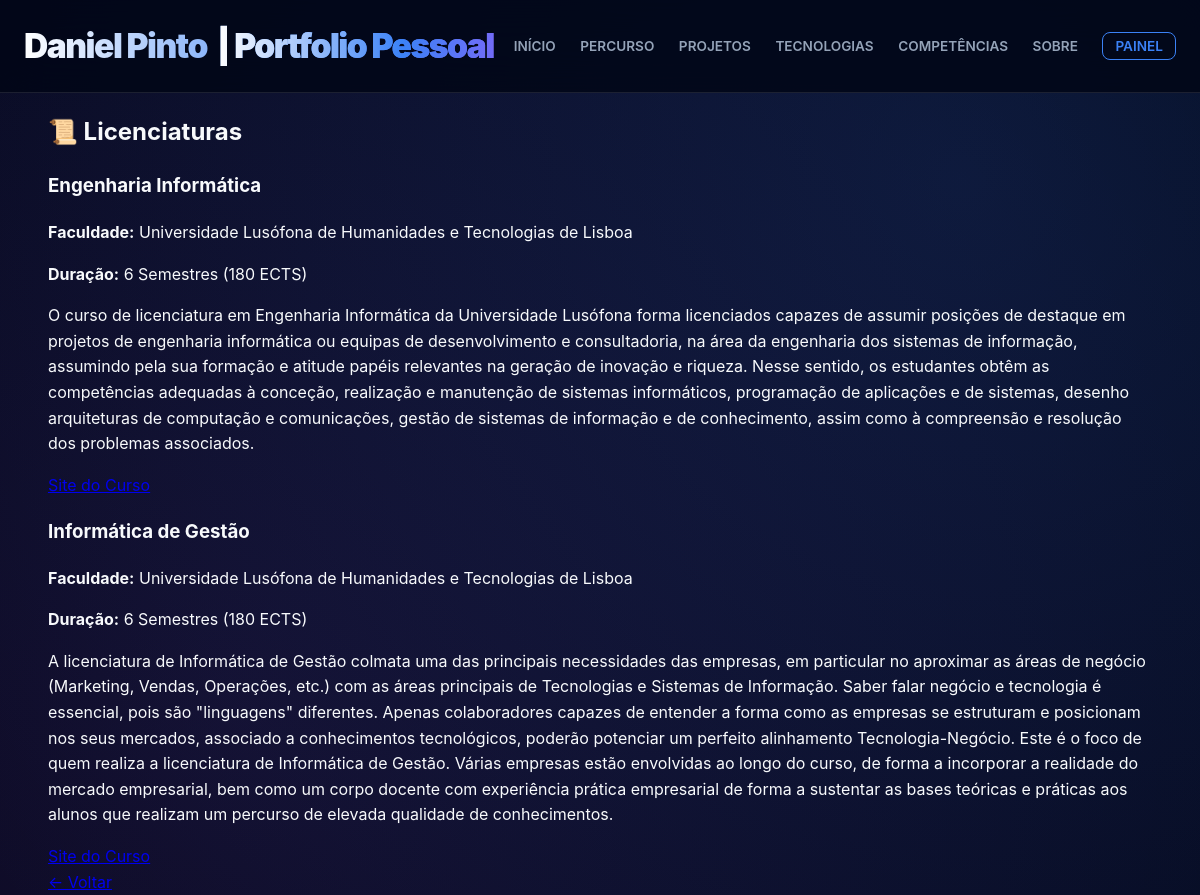
The app's page /licenciaturas/ with its own data.
### portfolioPessoal/models.py (models this page shows, shortened)
class Licenciatura(models.Model):
    nomeCurso = models.CharField(max_length=200, primary_key=True, verbose_name="Curso")
    descricaoCurso = models.TextField(verbose_name="Descrição do Curso")
    creditosCurso = models.IntegerField(verbose_name="Créditos (ECTS)")
    duracao = models.CharField(max_length=50, verbose_name="Duração")
    formato = models.CharField(max_length=50, verbose_name="Formato de Ensino")
    website = models.URLField(blank=True, null=True, verbose_name="Website do Curso")
    faculdade = models.CharField(max_length=150, verbose_name="Faculdade")
    class Meta:
        verbose_name = "Licenciatura"
        verbose_name_plural = "Licenciaturas"

### portfolioPessoal/views.py (the view)
# urls.py: path('licenciaturas/', views.licenciaturas_view, name='licenciaturas'),
def licenciaturas_view(request):
    return render(request, 'portfoliopessoal/licenciaturas.html', {'licenciaturas': Licenciatura.objects.all()})

### portfolioPessoal/templates/portfoliopessoal/licenciaturas.html
{% extends "portfoliopessoal/base.html" %}
{% block content %}
<h2>📜 Licenciaturas</h2>
<section>
    {% for l in licenciaturas %}
    <article>
        <h3>{{ l.nomeCurso }}</h3>
        <p><strong>Faculdade:</strong> {{ l.faculdade }}</p>
        <p><strong>Duração:</strong> {{ l.duracao }} ({{ l.creditosCurso }} ECTS)</p>
        <p>{{ l.descricaoCurso }}</p>
        <a href="{{ l.website }}" target="_blank">Site do Curso</a>
    </article>
    {% endfor %}
</section>
<a href="{% url 'portfolio' %}">← Voltar</a>
{% endblock %}

### portfolioPessoal/static/style.css (style rules this page uses)
:root { --bg-deep: #020617; --bg-card: #0f172a; --bg-input: rgba(2, 6, 23, 0.6); --accent: #3b82f6; --accent-glow: rgba(59, 130, 246, 0.5); --purple: #a855f7; --purple-glow: rgba(168, 85, 247, 0.5); --text-main: #f8fafc; --text-muted: #94a3b8; --border: rgba(255, 255, 255, 0.1); }
body { font-family: 'Inter', sans-serif; background-color: var(--bg-deep); background-image: radial-gradient(circle at 80% 20%, rgba(59, 130, 246, 0.15), transparent), radial-gradient(circle at 20% 80%, rgba(168, 85, 247, 0.1), transparent); background-attachment: fixed; margin: 0; color: var(--text-main); overflow-x: hidden; line-height: 1.6; }

### records on screen
Licenciatura: nomeCurso "Engenharia Informática", faculdade "Universidade Lusófona de Humanidades e Tecnologias de Lisboa", duracao "6 Semestres", creditosCurso "180", descricaoCurso "O curso de licenciatura em Engenharia Informática da Universidade Lusófona forma licenciados capazes de assumir posições de destaque em projetos de engenharia informática ou equipas de desenvolvimento e consultadoria, na área da engenharia dos sistemas de informação, assumindo pela sua formação e atitude papéis relevantes na geração de inovação e riqueza. Nesse sentido, os estudantes obtêm as competências adequadas à conceção, realização e manutenção de sistemas informáticos, programação de aplicações e de sistemas, desenho arquiteturas de computação e comunicações, gestão de sistemas de informação e de conhecimento, assim como à compreensão e resolução dos problemas associados."
Licenciatura: nomeCurso "Informática de Gestão", faculdade "Universidade Lusófona de Humanidades e Tecnologias de Lisboa", duracao "6 Semestres", creditosCurso "180", descricaoCurso "A licenciatura de Informática de Gestão colmata uma das principais necessidades das empresas, em particular no aproximar as áreas de negócio (Marketing, Vendas, Operações, etc.) com as áreas principais de Tecnologias e Sistemas de Informação. Saber falar negócio e tecnologia é essencial, pois são \"linguagens\" diferentes. Apenas colaboradores capazes de entender a forma como as empresas se estruturam e posicionam nos seus mercados, associado a conhecimentos tecnológicos, poderão potenciar um perfeito alinhamento Tecnologia-Negócio. Este é o foco de quem realiza a licenciatura de Informática de Gestão. Várias empresas estão envolvidas ao longo do curso, de forma a incorporar a realidade do…"
